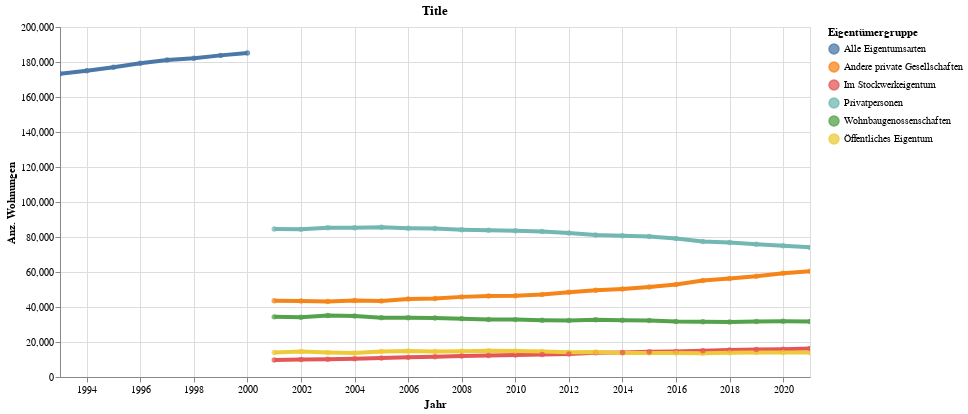

The notebook cell this image was saved under:
### Code cell
highlight = alt.selection(type='single', on='mouseover',
                          fields=['EigGruLang'], nearest=True)
#x='date:StichtagDatJahr',
base = alt.Chart(myAgg.reset_index().query('sum_WhgBestandRelevant > 1'), title="Title").encode(
    x=alt.X('StichtagDatJahr', axis=alt.Axis(title='Jahr'))# , axis=alt.Axis(format='%', title='percentage')
    , y=alt.X('sum_WhgBestandRelevant', axis=alt.Axis(title='Anz. Wohnungen'))
    , color=alt.Color('EigGruLang', legend=alt.Legend(title="Eigentümergruppe", orient="right"))  
    ,tooltip=['StichtagDatJahr', 'EigGruLang','sum_WhgBestandRelevant', 'sum_WhgUmb','sum_WhgAbb' ]    
)
points = base.mark_circle().encode(
    opacity=alt.value(0.75)
).add_selection(
    highlight
).properties(
    width=750 , height=350
)
lines = base.mark_line().encode(
    size=alt.condition(~highlight, alt.value(0.5), alt.value(4))
).interactive()

lines + points

### Figure 1 — Vega-Lite specification as saved in the notebook (floating-point values rounded to 4 significant figures)
{"config": {"view": {"continuousWidth": 400, "continuousHeight": 300}}, "layer": [{"mark": "line", "encoding": {"color": {"type": "nominal", "field": "EigGruLang", "legend": {"orient": "right", "title": "Eigentümergruppe"}}, "size": {"condition": {"value": 0.5, "selection": {"not": "selector019"}}, "value": 4}, "tooltip": [{"type": "temporal", "field": "StichtagDatJahr"}, {"type": "nominal", "field": "EigGruLang"}, {"type": "quantitative", "field": "sum_WhgBestandRelevant"}, {"type": "quantitative", "field": "sum_WhgUmb"}, {"type": "quantitative", "field": "sum_WhgAbb"}], "x": {"type": "temporal", "axis": {"title": "Jahr"}, "field": "StichtagDatJahr"}, "y": {"type": "quantitative", "axis": {"title": "Anz. Wohnungen"}, "field": "sum_WhgBestandRelevant"}}, "selection": {"selector020": {"type": "interval", "bind": "scales", "encodings": ["x", "y"]}}, "title": "Title"}, {"mark": "circle", "encoding": {"color": {"type": "nominal", "field": "EigGruLang", "legend": {"orient": "right", "title": "Eigentümergruppe"}}, "opacity": {"value": 0.75}, "tooltip": [{"type": "temporal", "field": "StichtagDatJahr"}, {"type": "nominal", "field": "EigGruLang"}, {"type": "quantitative", "field": "sum_WhgBestandRelevant"}, {"type": "quantitative", "field": "sum_WhgUmb"}, {"type": "quantitative", "field": "sum_WhgAbb"}], "x": {"type": "temporal", "axis": {"title": "Jahr"}, "field": "StichtagDatJahr"}, "y": {"type": "quantitative", "axis": {"title": "Anz. Wohnungen"}, "field": "sum_WhgBestandRelevant"}}, "height": 350, "selection": {"selector019": {"type": "single", "on": "mouseover", "fields": ["EigGruLang"], "nearest": true}}, "title": "Title", "width": 750}], "data": {"name": "data-aa7429bebe3ee40baa3d218959e09480"}, "$schema": "https://vega.github.io/schema/vega-lite/v4.8.1.json", "datasets": {"data-aa7429bebe3ee40baa3d218959e09480": [{"StichtagDatJahr": "1993-01-01T00:00:00", "EigGruSort": 9, "EigGruLang": "Alle Eigentumsarten", "sum_WhgBestandRelevant": 173292, "sum_WhgUmb": 675, "sum_WhgAbb": 111}, {"StichtagDatJahr": "1994-01-01T00:00:00", "EigGruSort": 9, "EigGruLang": "Alle Eigentumsarten", "sum_WhgBestandRelevant": 174962, "sum_WhgUmb": 607, "sum_WhgAbb": 135}, {"StichtagDatJahr": "1995-01-01T00:00:00", "EigGruSort": 9, "EigGruLang": "Alle Eigentumsarten", "sum_WhgBestandRelevant": 176950, "sum_WhgUmb": 757, "sum_WhgAbb": 42}, {"StichtagDatJahr": "1996-01-01T00:00:00", "EigGruSort": 9, "EigGruLang": "Alle Eigentumsarten", "sum_WhgBestandRelevant": 179275, "sum_WhgUmb": 2303, "sum_WhgAbb": 47}, {"StichtagDatJahr": "1997-01-01T00:00:00", "EigGruSort": 9, "EigGruLang": "Alle Eigentumsarten", "sum_WhgBestandRelevant": 181189, "sum_WhgUmb": 1456, "sum_WhgAbb": 121}, {"StichtagDatJahr": "1998-01-01T00:00:00", "EigGruSort": 9, "EigGruLang": "Alle Eigentumsarten", "sum_WhgBestandRelevant": 182184, "sum_WhgUmb": 1187, "sum_WhgAbb": 193}, {"StichtagDatJahr": "1999-01-01T00:00:00", "EigGruSort": 9, "EigGruLang": "Alle Eigentumsarten", "sum_WhgBestandRelevant": 183780, "sum_WhgUmb": 1626, "sum_WhgAbb": 116}, {"StichtagDatJahr": "2000-01-01T00:00:00", "EigGruSort": 9, "EigGruLang": "Alle Eigentumsarten", "sum_WhgBestandRelevant": 185123, "sum_WhgUmb": 1488, "sum_WhgAbb": 182}, {"StichtagDatJahr": "2001-01-01T00:00:00", "EigGruSort": 4, "EigGruLang": "Privatpersonen", "sum_WhgBestandRelevant": 84519, "sum_WhgUmb": 664, "sum_WhgAbb": 21}, {"StichtagDatJahr": "2001-01-01T00:00:00", "EigGruSort": 3, "EigGruLang": "Andere private Gesellschaften", "sum_WhgBestandRelevant": 43526, "sum_WhgUmb": 512, "sum_WhgAbb": 52}, {"StichtagDatJahr": "2001-01-01T00:00:00", "EigGruSort": 5, "EigGruLang": "Im Stockwerkeigentum", "sum_WhgBestandRelevant": 9754, "sum_WhgUmb": 174, "sum_WhgAbb": 1}, {"StichtagDatJahr": "2001-01-01T00:00:00", "EigGruSort": 1, "EigGruLang": "Öffentliches Eigentum", "sum_WhgBestandRelevant": 14039, "sum_WhgUmb": 602, "sum_WhgAbb": 3}, {"StichtagDatJahr": "2001-01-01T00:00:00", "EigGruSort": 2, "EigGruLang": "Wohnbaugenossenschaften", "sum_WhgBestandRelevant": 34361, "sum_WhgUmb": 475, "sum_WhgAbb": 89}, {"StichtagDatJahr": "2002-01-01T00:00:00", "EigGruSort": 1, "EigGruLang": "Öffentliches Eigentum", "sum_WhgBestandRelevant": 14614, "sum_WhgUmb": 73, "sum_WhgAbb": 4}, {"StichtagDatJahr": "2002-01-01T00:00:00", "EigGruSort": 2, "EigGruLang": "Wohnbaugenossenschaften", "sum_WhgBestandRelevant": 34194, "sum_WhgUmb": 504, "sum_WhgAbb": 104}, {"StichtagDatJahr": "2002-01-01T00:00:00", "EigGruSort": 3, "EigGruLang": "Andere private Gesellschaften", "sum_WhgBestandRelevant": 43413, "sum_WhgUmb": 409, "sum_WhgAbb": 74}, {"StichtagDatJahr": "2002-01-01T00:00:00", "EigGruSort": 4, "EigGruLang": "Privatpersonen", "sum_WhgBestandRelevant": 84360, "sum_WhgUmb": 699, "sum_WhgAbb": 72}, {"StichtagDatJahr": "2002-01-01T00:00:00", "EigGruSort": 5, "EigGruLang": "Im Stockwerkeigentum", "sum_WhgBestandRelevant": 9968, "sum_WhgUmb": 126, "sum_WhgAbb": 17}, {"StichtagDatJahr": "2003-01-01T00:00:00", "EigGruSort": 1, "EigGruLang": "Öffentliches Eigentum", "sum_WhgBestandRelevant": 14030, "sum_WhgUmb": 170, "sum_WhgAbb": 2}, {"StichtagDatJahr": "2003-01-01T00:00:00", "EigGruSort": 2, "EigGruLang": "Wohnbaugenossenschaften", "sum_WhgBestandRelevant": 35080, "sum_WhgUmb": 344, "sum_WhgAbb": 23}, {"StichtagDatJahr": "2003-01-01T00:00:00", "EigGruSort": 3, "EigGruLang": "Andere private Gesellschaften", "sum_WhgBestandRelevant": 43112, "sum_WhgUmb": 768, "sum_WhgAbb": 40}, {"StichtagDatJahr": "2003-01-01T00:00:00", "EigGruSort": 4, "EigGruLang": "Privatpersonen", "sum_WhgBestandRelevant": 85288, "sum_WhgUmb": 1106, "sum_WhgAbb": 29}, {"StichtagDatJahr": "2003-01-01T00:00:00", "EigGruSort": 5, "EigGruLang": "Im Stockwerkeigentum", "sum_WhgBestandRelevant": 10182, "sum_WhgUmb": 246, "sum_WhgAbb": 10}, {"StichtagDatJahr": "2004-01-01T00:00:00", "EigGruSort": 4, "EigGruLang": "Privatpersonen", "sum_WhgBestandRelevant": 85324, "sum_WhgUmb": 1106, "sum_WhgAbb": 27}, {"StichtagDatJahr": "2004-01-01T00:00:00", "EigGruSort": 3, "EigGruLang": "Andere private Gesellschaften", "sum_WhgBestandRelevant": 43657, "sum_WhgUmb": 741, "sum_WhgAbb": 66}, {"StichtagDatJahr": "2004-01-01T00:00:00", "EigGruSort": 5, "EigGruLang": "Im Stockwerkeigentum", "sum_WhgBestandRelevant": 10448, "sum_WhgUmb": 81, "sum_WhgAbb": 23}, {"StichtagDatJahr": "2004-01-01T00:00:00", "EigGruSort": 1, "EigGruLang": "Öffentliches Eigentum", "sum_WhgBestandRelevant": 13703, "sum_WhgUmb": 661, "sum_WhgAbb": 270}, {"StichtagDatJahr": "2004-01-01T00:00:00", "EigGruSort": 2, "EigGruLang": "Wohnbaugenossenschaften", "sum_WhgBestandRelevant": 34849, "sum_WhgUmb": 625, "sum_WhgAbb": 129}, {"StichtagDatJahr": "2005-01-01T00:00:00", "EigGruSort": 1, "EigGruLang": "Öffentliches Eigentum", "sum_WhgBestandRelevant": 14573, "sum_WhgUmb": 366, "sum_WhgAbb": 57}, {"StichtagDatJahr": "2005-01-01T00:00:00", "EigGruSort": 2, "EigGruLang": "Wohnbaugenossenschaften", "sum_WhgBestandRelevant": 33923, "sum_WhgUmb": 809, "sum_WhgAbb": 155}, {"StichtagDatJahr": "2005-01-01T00:00:00", "EigGruSort": 3, "EigGruLang": "Andere private Gesellschaften", "sum_WhgBestandRelevant": 43480, "sum_WhgUmb": 884, "sum_WhgAbb": 70}, {"StichtagDatJahr": "2005-01-01T00:00:00", "EigGruSort": 4, "EigGruLang": "Privatpersonen", "sum_WhgBestandRelevant": 85521, "sum_WhgUmb": 915, "sum_WhgAbb": 69}, {"StichtagDatJahr": "2005-01-01T00:00:00", "EigGruSort": 5, "EigGruLang": "Im Stockwerkeigentum", "sum_WhgBestandRelevant": 10801, "sum_WhgUmb": 245, "sum_WhgAbb": 6}, {"StichtagDatJahr": "2006-01-01T00:00:00", "EigGruSort": 1, "EigGruLang": "Öffentliches Eigentum", "sum_WhgBestandRelevant": 14825, "sum_WhgUmb": 249, "sum_WhgAbb": 3}, {"StichtagDatJahr": "2006-01-01T00:00:00", "EigGruSort": 2, "EigGruLang": "Wohnbaugenossenschaften", "sum_WhgBestandRelevant": 33800, "sum_WhgUmb": 471, "sum_WhgAbb": 47}, {"StichtagDatJahr": "2006-01-01T00:00:00", "EigGruSort": 3, "EigGruLang": "Andere private Gesellschaften", "sum_WhgBestandRelevant": 44573, "sum_WhgUmb": 889, "sum_WhgAbb": 73}, {"StichtagDatJahr": "2006-01-01T00:00:00", "EigGruSort": 4, "EigGruLang": "Privatpersonen", "sum_WhgBestandRelevant": 85033, "sum_WhgUmb": 758, "sum_WhgAbb": 35}, {"StichtagDatJahr": "2006-01-01T00:00:00", "EigGruSort": 5, "EigGruLang": "Im Stockwerkeigentum", "sum_WhgBestandRelevant": 11219, "sum_WhgUmb": 133, "sum_WhgAbb": 15}, {"StichtagDatJahr": "2007-01-01T00:00:00", "EigGruSort": 5, "EigGruLang": "Im Stockwerkeigentum", "sum_WhgBestandRelevant": 11626, "sum_WhgUmb": 82, "sum_WhgAbb": 40}, {"StichtagDatJahr": "2007-01-01T00:00:00", "EigGruSort": 4, "EigGruLang": "Privatpersonen", "sum_WhgBestandRelevant": 84795, "sum_WhgUmb": 920, "sum_WhgAbb": 82}, {"StichtagDatJahr": "2007-01-01T00:00:00", "EigGruSort": 3, "EigGruLang": "Andere private Gesellschaften", "sum_WhgBestandRelevant": 44880, "sum_WhgUmb": 1035, "sum_WhgAbb": 255}, {"StichtagDatJahr": "2007-01-01T00:00:00", "EigGruSort": 1, "EigGruLang": "Öffentliches Eigentum", "sum_WhgBestandRelevant": 14603, "sum_WhgUmb": 548, "sum_WhgAbb": 70}, {"StichtagDatJahr": "2007-01-01T00:00:00", "EigGruSort": 2, "EigGruLang": "Wohnbaugenossenschaften", "sum_WhgBestandRelevant": 33672, "sum_WhgUmb": 567, "sum_WhgAbb": 144}, {"StichtagDatJahr": "2008-01-01T00:00:00", "EigGruSort": 1, "EigGruLang": "Öffentliches Eigentum", "sum_WhgBestandRelevant": 14714, "sum_WhgUmb": 362, "sum_WhgAbb": 4}, {"StichtagDatJahr": "2008-01-01T00:00:00", "EigGruSort": 2, "EigGruLang": "Wohnbaugenossenschaften", "sum_WhgBestandRelevant": 33353, "sum_WhgUmb": 491, "sum_WhgAbb": 359}, {"StichtagDatJahr": "2008-01-01T00:00:00", "EigGruSort": 3, "EigGruLang": "Andere private Gesellschaften", "sum_WhgBestandRelevant": 45785, "sum_WhgUmb": 751, "sum_WhgAbb": 184}, {"StichtagDatJahr": "2008-01-01T00:00:00", "EigGruSort": 4, "EigGruLang": "Privatpersonen", "sum_WhgBestandRelevant": 84186, "sum_WhgUmb": 781, "sum_WhgAbb": 60}, {"StichtagDatJahr": "2008-01-01T00:00:00", "EigGruSort": 5, "EigGruLang": "Im Stockwerkeigentum", "sum_WhgBestandRelevant": 11968, "sum_WhgUmb": 125, "sum_WhgAbb": 15}, {"StichtagDatJahr": "2009-01-01T00:00:00", "EigGruSort": 1, "EigGruLang": "Öffentliches Eigentum", "sum_WhgBestandRelevant": 14976, "sum_WhgUmb": 146, "sum_WhgAbb": 3}, {"StichtagDatJahr": "2009-01-01T00:00:00", "EigGruSort": 2, "EigGruLang": "Wohnbaugenossenschaften", "sum_WhgBestandRelevant": 32911, "sum_WhgUmb": 432, "sum_WhgAbb": 398}, {"StichtagDatJahr": "2009-01-01T00:00:00", "EigGruSort": 3, "EigGruLang": "Andere private Gesellschaften", "sum_WhgBestandRelevant": 46335, "sum_WhgUmb": 715, "sum_WhgAbb": 236}, {"StichtagDatJahr": "2009-01-01T00:00:00", "EigGruSort": 4, "EigGruLang": "Privatpersonen", "sum_WhgBestandRelevant": 83822, "sum_WhgUmb": 907, "sum_WhgAbb": 94}, {"StichtagDatJahr": "2009-01-01T00:00:00", "EigGruSort": 5, "EigGruLang": "Im Stockwerkeigentum", "sum_WhgBestandRelevant": 12308, "sum_WhgUmb": 119, "sum_WhgAbb": 7}, {"StichtagDatJahr": "2010-01-01T00:00:00", "EigGruSort": 5, "EigGruLang": "Im Stockwerkeigentum", "sum_WhgBestandRelevant": 12612, "sum_WhgUmb": 133, "sum_WhgAbb": 18}, {"StichtagDatJahr": "2010-01-01T00:00:00", "EigGruSort": 3, "EigGruLang": "Andere private Gesellschaften", "sum_WhgBestandRelevant": 46422, "sum_WhgUmb": 579, "sum_WhgAbb": 209}, {"StichtagDatJahr": "2010-01-01T00:00:00", "EigGruSort": 4, "EigGruLang": "Privatpersonen", "sum_WhgBestandRelevant": 83558, "sum_WhgUmb": 885, "sum_WhgAbb": 73}, {"StichtagDatJahr": "2010-01-01T00:00:00", "EigGruSort": 2, "EigGruLang": "Wohnbaugenossenschaften", "sum_WhgBestandRelevant": 32788, "sum_WhgUmb": 264, "sum_WhgAbb": 348}, {"StichtagDatJahr": "2010-01-01T00:00:00", "EigGruSort": 1, "EigGruLang": "Öffentliches Eigentum", "sum_WhgBestandRelevant": 14895, "sum_WhgUmb": 52, "sum_WhgAbb": 45}, {"StichtagDatJahr": "2011-01-01T00:00:00", "EigGruSort": 1, "EigGruLang": "Öffentliches Eigentum", "sum_WhgBestandRelevant": 14613, "sum_WhgUmb": 92, "sum_WhgAbb": 8}, {"StichtagDatJahr": "2011-01-01T00:00:00", "EigGruSort": 2, "EigGruLang": "Wohnbaugenossenschaften", "sum_WhgBestandRelevant": 32394, "sum_WhgUmb": 868, "sum_WhgAbb": 432}, {"StichtagDatJahr": "2011-01-01T00:00:00", "EigGruSort": 3, "EigGruLang": "Andere private Gesellschaften", "sum_WhgBestandRelevant": 47209, "sum_WhgUmb": 646, "sum_WhgAbb": 140}, {"StichtagDatJahr": "2011-01-01T00:00:00", "EigGruSort": 4, "EigGruLang": "Privatpersonen", "sum_WhgBestandRelevant": 83131, "sum_WhgUmb": 1043, "sum_WhgAbb": 88}, {"StichtagDatJahr": "2011-01-01T00:00:00", "EigGruSort": 5, "EigGruLang": "Im Stockwerkeigentum", "sum_WhgBestandRelevant": 12869, "sum_WhgUmb": 107, "sum_WhgAbb": 43}, {"StichtagDatJahr": "2012-01-01T00:00:00", "EigGruSort": 1, "EigGruLang": "Öffentliches Eigentum", "sum_WhgBestandRelevant": 14193, "sum_WhgUmb": 356, "sum_WhgAbb": 69}, {"StichtagDatJahr": "2012-01-01T00:00:00", "EigGruSort": 2, "EigGruLang": "Wohnbaugenossenschaften", "sum_WhgBestandRelevant": 32328, "sum_WhgUmb": 246, "sum_WhgAbb": 269}, {"StichtagDatJahr": "2012-01-01T00:00:00", "EigGruSort": 3, "EigGruLang": "Andere private Gesellschaften", "sum_WhgBestandRelevant": 48486, "sum_WhgUmb": 1625, "sum_WhgAbb": 432}, {"StichtagDatJahr": "2012-01-01T00:00:00", "EigGruSort": 4, "EigGruLang": "Privatpersonen", "sum_WhgBestandRelevant": 82317, "sum_WhgUmb": 1035, "sum_WhgAbb": 101}, {"StichtagDatJahr": "2012-01-01T00:00:00", "EigGruSort": 5, "EigGruLang": "Im Stockwerkeigentum", "sum_WhgBestandRelevant": 13182, "sum_WhgUmb": 316, "sum_WhgAbb": 3}, {"StichtagDatJahr": "2013-01-01T00:00:00", "EigGruSort": 5, "EigGruLang": "Im Stockwerkeigentum", "sum_WhgBestandRelevant": 13790, "sum_WhgUmb": 295, "sum_WhgAbb": 0}, {"StichtagDatJahr": "2013-01-01T00:00:00", "EigGruSort": 4, "EigGruLang": "Privatpersonen", "sum_WhgBestandRelevant": 81131, "sum_WhgUmb": 979, "sum_WhgAbb": 95}, {"StichtagDatJahr": "2013-01-01T00:00:00", "EigGruSort": 3, "EigGruLang": "Andere private Gesellschaften", "sum_WhgBestandRelevant": 49538, "sum_WhgUmb": 511, "sum_WhgAbb": 117}, {"StichtagDatJahr": "2013-01-01T00:00:00", "EigGruSort": 2, "EigGruLang": "Wohnbaugenossenschaften", "sum_WhgBestandRelevant": 32650, "sum_WhgUmb": 834, "sum_WhgAbb": 282}, {"StichtagDatJahr": "2013-01-01T00:00:00", "EigGruSort": 1, "EigGruLang": "Öffentliches Eigentum", "sum_WhgBestandRelevant": 14223, "sum_WhgUmb": 118, "sum_WhgAbb": 25}, {"StichtagDatJahr": "2014-01-01T00:00:00", "EigGruSort": 1, "EigGruLang": "Öffentliches Eigentum", "sum_WhgBestandRelevant": 13738, "sum_WhgUmb": 118, "sum_WhgAbb": 14}, {"StichtagDatJahr": "2014-01-01T00:00:00", "EigGruSort": 2, "EigGruLang": "Wohnbaugenossenschaften", "sum_WhgBestandRelevant": 32430, "sum_WhgUmb": 539, "sum_WhgAbb": 486}, {"StichtagDatJahr": "2014-01-01T00:00:00", "EigGruSort": 3, "EigGruLang": "Andere private Gesellschaften", "sum_WhgBestandRelevant": 50298, "sum_WhgUmb": 1143, "sum_WhgAbb": 423}, {"StichtagDatJahr": "2014-01-01T00:00:00", "EigGruSort": 4, "EigGruLang": "Privatpersonen", "sum_WhgBestandRelevant": 80662, "sum_WhgUmb": 1167, "sum_WhgAbb": 117}, {"StichtagDatJahr": "2014-01-01T00:00:00", "EigGruSort": 5, "EigGruLang": "Im Stockwerkeigentum", "sum_WhgBestandRelevant": 14025, "sum_WhgUmb": 249, "sum_WhgAbb": 1}, {"StichtagDatJahr": "2015-01-01T00:00:00", "EigGruSort": 1, "EigGruLang": "Öffentliches Eigentum", "sum_WhgBestandRelevant": 13724, "sum_WhgUmb": 203, "sum_WhgAbb": 0}, {"StichtagDatJahr": "2015-01-01T00:00:00", "EigGruSort": 2, "EigGruLang": "Wohnbaugenossenschaften", "sum_WhgBestandRelevant": 32239, "sum_WhgUmb": 80, "sum_WhgAbb": 443}, {"StichtagDatJahr": "2015-01-01T00:00:00", "EigGruSort": 3, "EigGruLang": "Andere private Gesellschaften", "sum_WhgBestandRelevant": 51368, "sum_WhgUmb": 726, "sum_WhgAbb": 196}, {"StichtagDatJahr": "2015-01-01T00:00:00", "EigGruSort": 4, "EigGruLang": "Privatpersonen", "sum_WhgBestandRelevant": 80315, "sum_WhgUmb": 890, "sum_WhgAbb": 84}, {"StichtagDatJahr": "2015-01-01T00:00:00", "EigGruSort": 5, "EigGruLang": "Im Stockwerkeigentum", "sum_WhgBestandRelevant": 14377, "sum_WhgUmb": 98, "sum_WhgAbb": 1}, {"StichtagDatJahr": "2016-01-01T00:00:00", "EigGruSort": 5, "EigGruLang": "Im Stockwerkeigentum", "sum_WhgBestandRelevant": 14608, "sum_WhgUmb": 145, "sum_WhgAbb": 11}, {"StichtagDatJahr": "2016-01-01T00:00:00", "EigGruSort": 4, "EigGruLang": "Privatpersonen", "sum_WhgBestandRelevant": 79178, "sum_WhgUmb": 1167, "sum_WhgAbb": 153}, {"StichtagDatJahr": "2016-01-01T00:00:00", "EigGruSort": 2, "EigGruLang": "Wohnbaugenossenschaften", "sum_WhgBestandRelevant": 31708, "sum_WhgUmb": 609, "sum_WhgAbb": 749}, {"StichtagDatJahr": "2016-01-01T00:00:00", "EigGruSort": 1, "EigGruLang": "Öffentliches Eigentum", "sum_WhgBestandRelevant": 13731, "sum_WhgUmb": 245, "sum_WhgAbb": 106}, {"StichtagDatJahr": "2016-01-01T00:00:00", "EigGruSort": 3, "EigGruLang": "Andere private Gesellschaften", "sum_WhgBestandRelevant": 52918, "sum_WhgUmb": 1329, "sum_WhgAbb": 310}, {"StichtagDatJahr": "2017-01-01T00:00:00", "EigGruSort": 1, "EigGruLang": "Öffentliches Eigentum", "sum_WhgBestandRelevant": 13634, "sum_WhgUmb": 116, "sum_WhgAbb": 36}, {"StichtagDatJahr": "2017-01-01T00:00:00", "EigGruSort": 2, "EigGruLang": "Wohnbaugenossenschaften", "sum_WhgBestandRelevant": 31547, "sum_WhgUmb": 233, "sum_WhgAbb": 557}, {"StichtagDatJahr": "2017-01-01T00:00:00", "EigGruSort": 3, "EigGruLang": "Andere private Gesellschaften", "sum_WhgBestandRelevant": 55168, "sum_WhgUmb": 1482, "sum_WhgAbb": 141}, {"StichtagDatJahr": "2017-01-01T00:00:00", "EigGruSort": 4, "EigGruLang": "Privatpersonen", "sum_WhgBestandRelevant": 77473, "sum_WhgUmb": 986, "sum_WhgAbb": 127}, {"StichtagDatJahr": "2017-01-01T00:00:00", "EigGruSort": 5, "EigGruLang": "Im Stockwerkeigentum", "sum_WhgBestandRelevant": 15000, "sum_WhgUmb": 253, "sum_WhgAbb": 10}, {"StichtagDatJahr": "2018-01-01T00:00:00", "EigGruSort": 4, "EigGruLang": "Privatpersonen", "sum_WhgBestandRelevant": 76826, "sum_WhgUmb": 1015, "sum_WhgAbb": 97}, {"StichtagDatJahr": "2018-01-01T00:00:00", "EigGruSort": 3, "EigGruLang": "Andere private Gesellschaften", "sum_WhgBestandRelevant": 56344, "sum_WhgUmb": 1187, "sum_WhgAbb": 189}, {"StichtagDatJahr": "2018-01-01T00:00:00", "EigGruSort": 5, "EigGruLang": "Im Stockwerkeigentum", "sum_WhgBestandRelevant": 15399, "sum_WhgUmb": 137, "sum_WhgAbb": 28}, {"StichtagDatJahr": "2018-01-01T00:00:00", "EigGruSort": 1, "EigGruLang": "Öffentliches Eigentum", "sum_WhgBestandRelevant": 13792, "sum_WhgUmb": 49, "sum_WhgAbb": 34}, {"StichtagDatJahr": "2018-01-01T00:00:00", "EigGruSort": 2, "EigGruLang": "Wohnbaugenossenschaften", "sum_WhgBestandRelevant": 31434, "sum_WhgUmb": 244, "sum_WhgAbb": 287}, {"StichtagDatJahr": "2019-01-01T00:00:00", "EigGruSort": 1, "EigGruLang": "Öffentliches Eigentum", "sum_WhgBestandRelevant": 13933, "sum_WhgUmb": 109, "sum_WhgAbb": 1}, {"StichtagDatJahr": "2019-01-01T00:00:00", "EigGruSort": 2, "EigGruLang": "Wohnbaugenossenschaften", "sum_WhgBestandRelevant": 31710, "sum_WhgUmb": 454, "sum_WhgAbb": 64}, {"StichtagDatJahr": "2019-01-01T00:00:00", "EigGruSort": 3, "EigGruLang": "Andere private Gesellschaften", "sum_WhgBestandRelevant": 57563, "sum_WhgUmb": 1451, "sum_WhgAbb": 216}, {"StichtagDatJahr": "2019-01-01T00:00:00", "EigGruSort": 4, "EigGruLang": "Privatpersonen", "sum_WhgBestandRelevant": 75823, "sum_WhgUmb": 738, "sum_WhgAbb": 100}, {"StichtagDatJahr": "2019-01-01T00:00:00", "EigGruSort": 5, "EigGruLang": "Im Stockwerkeigentum", "sum_WhgBestandRelevant": 15741, "sum_WhgUmb": 176, "sum_WhgAbb": 0}, {"StichtagDatJahr": "2020-01-01T00:00:00", "EigGruSort": 5, "EigGruLang": "Im Stockwerkeigentum", "sum_WhgBestandRelevant": 15884, "sum_WhgUmb": 406, "sum_WhgAbb": 3}, {"StichtagDatJahr": "2020-01-01T00:00:00", "EigGruSort": 1, "EigGruLang": "Öffentliches Eigentum", "sum_WhgBestandRelevant": 14030, "sum_WhgUmb": 29, "sum_WhgAbb": 1}, {"StichtagDatJahr": "2020-01-01T00:00:00", "EigGruSort": 2, "EigGruLang": "Wohnbaugenossenschaften", "sum_WhgBestandRelevant": 31812, "sum_WhgUmb": 185, "sum_WhgAbb": 233}, {"StichtagDatJahr": "2020-01-01T00:00:00", "EigGruSort": 3, "EigGruLang": "Andere private Gesellschaften", "sum_WhgBestandRelevant": 59319, "sum_WhgUmb": 1484, "sum_WhgAbb": 224}, {"StichtagDatJahr": "2020-01-01T00:00:00", "EigGruSort": 4, "EigGruLang": "Privatpersonen", "sum_WhgBestandRelevant": 74936, "sum_WhgUmb": 1046, "sum_WhgAbb": 151}, {"StichtagDatJahr": "2021-01-01T00:00:00", "EigGruSort": 3, "EigGruLang": "Andere private Gesellschaften", "sum_WhgBestandRelevant": 60389, "sum_WhgUmb": 1195, "sum_WhgAbb": 1200}, {"StichtagDatJahr": "2021-01-01T00:00:00", "EigGruSort": 4, "EigGruLang": "Privatpersonen", "sum_WhgBestandRelevant": 74070, "sum_WhgUmb": 884, "sum_WhgAbb": 272}, {"StichtagDatJahr": "2021-01-01T00:00:00", "EigGruSort": 1, "EigGruLang": "Öffentliches Eigentum", "sum_WhgBestandRelevant": 13935, "sum_WhgUmb": 102, "sum_WhgAbb": 19}, {"StichtagDatJahr": "2021-01-01T00:00:00", "EigGruSort": 2, "EigGruLang": "Wohnbaugenossenschaften", "sum_WhgBestandRelevant": 31756, "sum_WhgUmb": 261, "sum_WhgAbb": 273}, {"StichtagDatJahr": "2021-01-01T00:00:00", "EigGruSort": 5, "EigGruLang": "Im Stockwerkeigentum", "sum_WhgBestandRelevant": 16337, "sum_WhgUmb": 376, "sum_WhgAbb": 4}]}}
